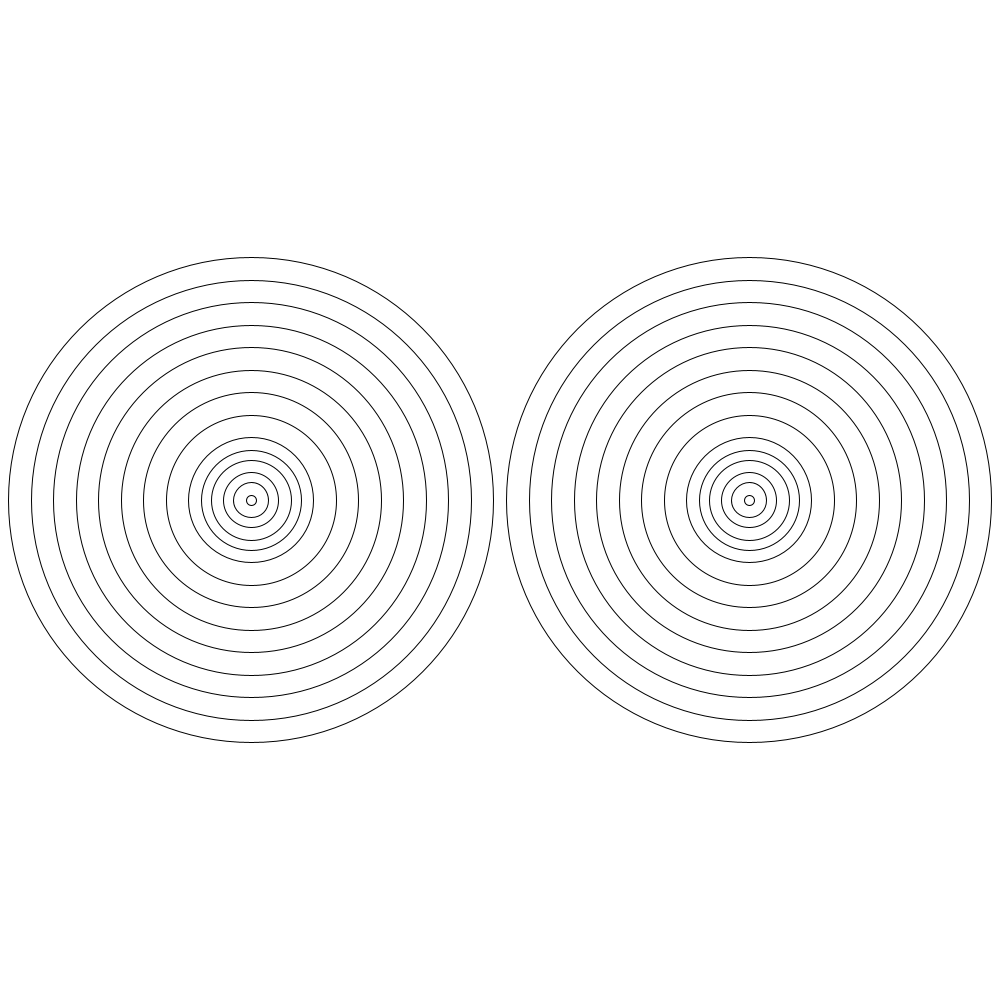
Frame 1 (no input)
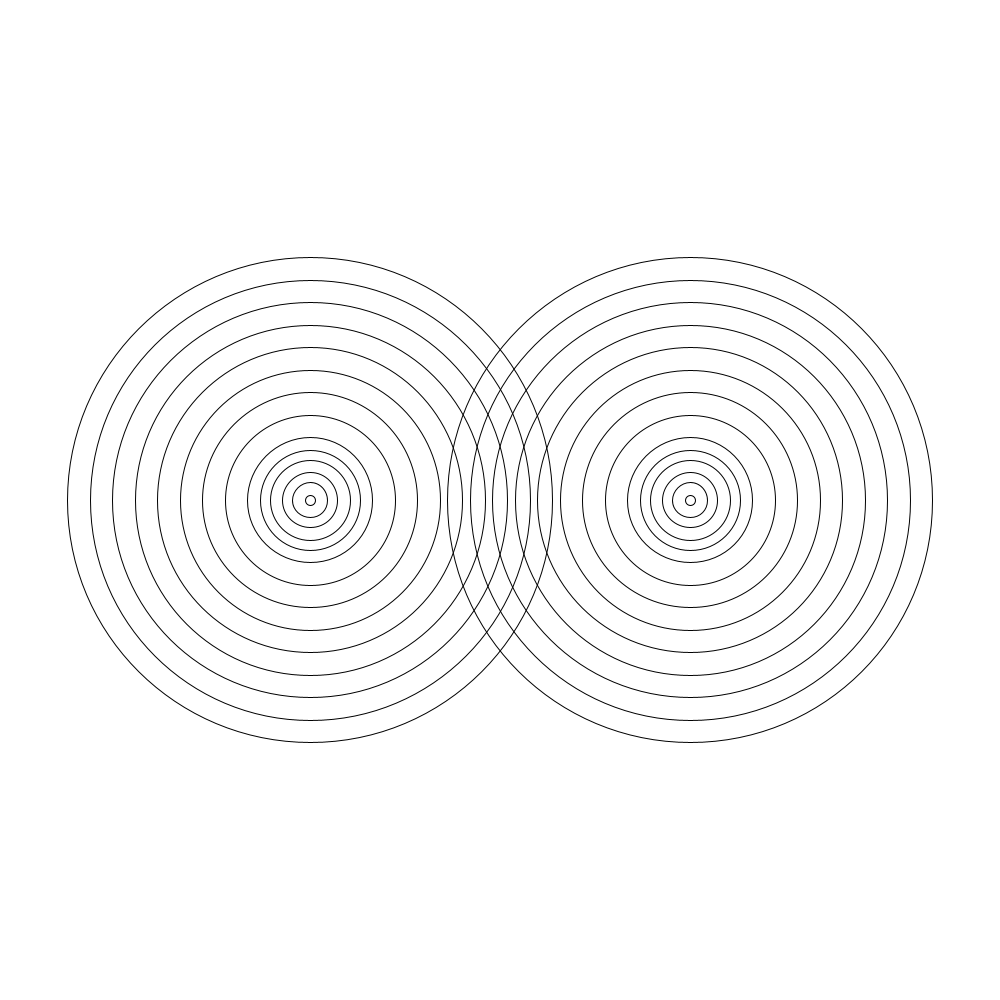
Frame 60 (the mouse pressed at the canvas centre just before this capture)
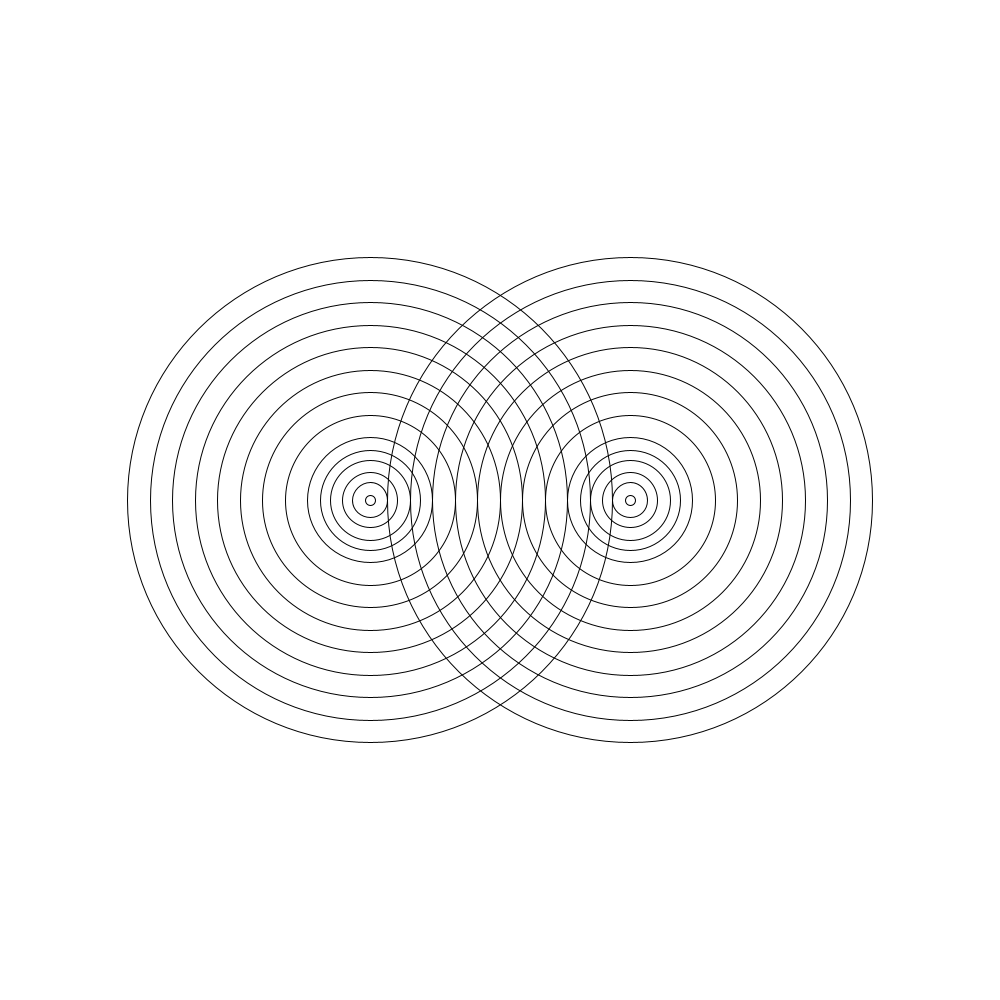
Frame 120 (the mouse held since frame 60 and released just before this capture)

The Processing sketch that drew these frames (run headless with seeded random() and noise(); from frame 60 on, the mouse is pressed at the canvas centre):

// Processing sketch: AmazingRings
// ── AmazingRings.pde
int size = 100;
int Xval = 250;
int Xval2 = 750;
int Incrementer = 1;
void setup(){
  size(1000,1000);
  for(int i=1;i<15;i++){
    noFill();
    ellipse(Xval,500,size,size);
    size-=45;
  }
  int size = 100;
  for(int i=1;i<15;i++){
    noFill();
    ellipse(Xval2,500,size,size);
    size-=45;
  }
}

void draw(){
  int size = 100;
  background(56564764,986986,9867896);
  Xval+=Incrementer;
  Xval2-=Incrementer;
  for(int i=1;i<15;i++){
    noFill();
    ellipse(Xval,500,size,size);
    size-=45;
  }
  int size2 = 100;
  for(int i=1;i<15;i++){
    noFill();
    ellipse(Xval2,500,size2,size2);
    size2-=45;
  }

     int size3 = 100;
  background(56564764,986986,9867896);
  for(int j=1;j<15;j++){
    noFill();
    ellipse(Xval,500,size3,size3);
    size3-=45;
  }
  int size4 = 100;
  for(int j=1;j<15;j++){
    noFill();
    ellipse(Xval2,500,size4,size4);
    size4-=45;
  }
  
      if(Xval==1000&&Xval2==0){
      Incrementer=-Incrementer;
      println("flipped");
    }
    if(Xval==0&&Xval2==1000){
      Incrementer=-Incrementer;
    }
}
